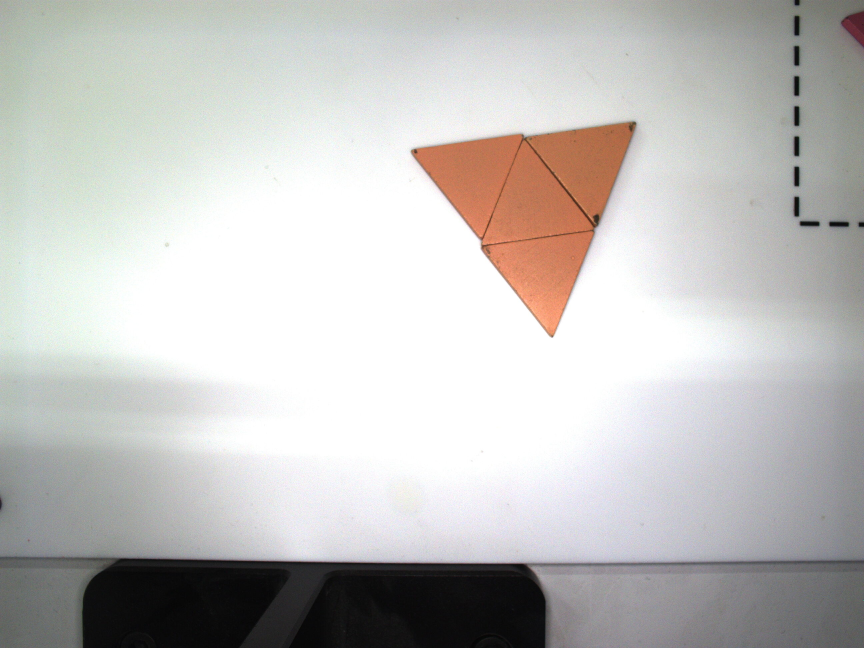
#> input picture pictures/spare parts/877.jpg, 2592 x 1944 px (shown at 1/3 size)
$ python try.py
#> lines starting #> are read from the running program, lines starting #| are printed output that depends on the picture; after the words box and inside, x2 and y2 are one past the last pixel; in counts of white or black regions, pixels touching at a corner belong together
import cv2 as cv
import numpy as np

# ==================== 可调参数 ====================
IMAGE_PATH = "../pictures/spare parts/877.jpg"
MIN_AREA_ABS = 500
KERNEL_OPEN = (3, 3)
KERNEL_CLOSE = (1, 1)
DIST_THRESH_RATIO = 0.12      # 距离变换前景阈值
SEPARATION_STRENGTH = 0.03    # 凸缺陷深度系数（越小越敏感）
MIN_MARKER_AREA = 20          # 分水岭标记最小面积
DEBUG_MODE = True
MAX_DISPLAY_WIDTH = 800

# ==================== 颜色阈值 ====================
color_types = {
    "绿色": ([35, 50, 50], [90, 255, 255]),
    "粉色": ([142, 111, 116], [175, 255, 255]),
    "浅橙色": ([0, 100, 145], [20, 167, 255]),
    "橙色": ([0, 165, 165], [30, 255, 255]),
}
draw_colors = {
    "绿色": (0, 255, 0),
    "粉色": (255, 0, 255),
    "浅橙色": (0, 165, 255),
    "橙色": (0, 128, 255),
}
color_name_en = {
    "绿色": "Green",
    "粉色": "Pink",
    "浅橙色": "LtOrange",
    "橙色": "Orange",
}
target_vertices = {
    "橙色": 6,
    "浅橙色": 3,
    "绿色": 4,
    "粉色": 4,
}
shape_names_en = {3: "Triangle", 4: "Quadrangle", 6: "Hexagon"}


# ==================== 工具函数 ====================
# [22 lines left out: function fit_polygon_exact, not called in this run]


def resize_to_display(img, max_width=800):
    h, w = img.shape[:2]
    if w <= max_width: return img
    return cv.resize(img, (max_width, int(h * (max_width / w))))


# [136 lines left out: functions smooth_contour, split_contour_by_convexity_multi, improved_watershed, not called in this run]


def erosion_watershed_separation(mask):
    """
    自适应腐蚀+分水岭分离：
    逐步加深腐蚀来断开零件间的薄连接，找到分离效果最好的腐蚀级别。
    处理边-边贴合（凸缺陷无法检测的粘连）。
    返回分离后的轮廓列表。
    """
    kernel = cv.getStructuringElement(cv.MORPH_ELLIPSE, (5, 5))
    best_contours = None
    best_count = 1

    for erode_iter in [1, 2, 3]:
        eroded = cv.erode(mask, kernel, iterations=erode_iter)
        num_labels, labels, stats, _ = cv.connectedComponentsWithStats(eroded)

        valid = [(i, stats[i, cv.CC_STAT_AREA]) for i in range(1, num_labels)
                 if stats[i, cv.CC_STAT_AREA] >= MIN_MARKER_AREA]

        if len(valid) <= 1:
            continue

        # 检测碎片化：最小组件面积 < 最大组件的15% → 腐蚀过度
        areas = [a for _, a in valid]
        if min(areas) < max(areas) * 0.15:
            break

        # 构建标记图像 —— 直接用腐蚀结果做种子（不膨胀，避免标记重新融合）
        sure_fg = np.zeros_like(mask, dtype=np.int32)
        for idx, (comp_id, _) in enumerate(valid):
            sure_fg[labels == comp_id] = idx + 1

        # 未知区域 = 原始mask - 标记区域
        unknown = cv.subtract(mask, np.uint8(sure_fg > 0) * 255)

        # 分水岭
        markers = sure_fg + 1  # 背景 = 1
        markers[unknown == 255] = 0
        cv.watershed(cv.cvtColor(mask, cv.COLOR_GRAY2BGR), markers)

        # 逐标签提取轮廓（避免分水岭边界断裂导致区域融合）
        contours = []
        for label in range(2, markers.max() + 1):
            region = np.uint8(markers == label) * 255
            cnts, _ = cv.findContours(region, cv.RETR_EXTERNAL, cv.CHAIN_APPROX_SIMPLE)
            for c in cnts:
                if cv.contourArea(c) >= MIN_MARKER_AREA:
                    contours.append(c)

        if len(contours) > best_count:
            best_count = len(contours)
            best_contours = contours

    return best_contours


def separate_touching_parts(mask, min_area, separation_strength=0.03):
    """
    两级分离策略：
    1. 腐蚀+分水岭：断开薄连接（处理边-边贴合）
    2. 凸缺陷切割：仅对明确凹形(solidity<0.88)的剩余大轮廓
    """
    # --- 第一级：腐蚀+分水岭（主分离策略）---
    ws_contours = erosion_watershed_separation(mask)

    if ws_contours is not None:
        contours = ws_contours
    else:
        # 腐蚀分水岭无法分离，回退到原始mask找轮廓
        contours, _ = cv.findContours(mask, cv.RETR_EXTERNAL, cv.CHAIN_APPROX_SIMPLE)

    # 估算典型单零件面积（用于第二级判断）
    areas = [cv.contourArea(c) for c in contours if cv.contourArea(c) >= min_area]
    median_area = np.median(areas) if len(areas) >= 3 else min_area * 2
    merge_threshold = max(median_area * 1.5, min_area * 3)

    all_contours = []
    for cnt in contours:
        area = cv.contourArea(cnt)
        if area < min_area:
            continue

        # 面积正常的直接保留
        if area <= merge_threshold:
            all_contours.append(cnt)
            continue

        # --- 第二级：凸缺陷切割（仅用于有粘连证据的大轮廓）---
        hull = cv.convexHull(cnt)
        hull_area = cv.contourArea(hull)
        solidity = area / hull_area if hull_area > 0 else 1.0

        # 统计深凹点用于区分真实粘连 vs 轮廓噪声
        x, y, w, h = cv.boundingRect(cnt)
        min_side = min(w, h)
        smoothed_chk = smooth_contour(cnt)
        hull_idx_chk = cv.convexHull(smoothed_chk, returnPoints=False)
        if len(hull_idx_chk) > 0:
            hull_idx_chk = np.sort(hull_idx_chk, axis=0)
        n_deep = 0
        if len(hull_idx_chk) >= 3:
            defects_chk = cv.convexityDefects(smoothed_chk, hull_idx_chk)
            if defects_chk is not None:
                for j in range(defects_chk.shape[0]):
                    _, _, _, d = defects_chk[j, 0]
                    if d / 256.0 > separation_strength * min_side:
                        n_deep += 1

        # 分离条件：
        # - solidity > 0.95: 几乎完美凸形 → 不拆分（防止单零件误拆）
        # - solidity < 0.88: 明确凹形 → 拆分
        # - solidity 0.88~0.95 + 2~4深凹点: 边-边贴合 → 拆分
        # - solidity > 0.92 + 5个以上凹点: 轮廓噪声 → 不拆分
        if solidity > 0.95:
            should_split = False
        elif solidity < 0.88:
            should_split = True
        elif 2 <= n_deep <= 4:
            should_split = True
        else:
            should_split = False
        if solidity > 0.92 and n_deep > 5:
            should_split = False

        if should_split:
            sub_cnts = split_contour_by_convexity_multi(cnt, separation_strength)
            if len(sub_cnts) > 1:
                sub_areas = [cv.contourArea(s) for s in sub_cnts if cv.contourArea(s) >= min_area]
                if len(sub_areas) >= 2:
                    ratio = min(sub_areas) / max(sub_areas)
                    if ratio < 0.2:
                        all_contours.append(cnt)
                        continue
                for sub in sub_cnts:
                    if cv.contourArea(sub) >= min_area:
                        all_contours.append(sub)
                continue

        all_contours.append(cnt)

    return all_contours


# ==================== 主程序 ====================
def main():
    img = cv.imread(IMAGE_PATH)
#> img is the input picture: shape (1944, 2592, 3); mean B, G, R 190.3, 192.5, 193.9
    if img is None:
        print(f"Error: 无法读取 {IMAGE_PATH}")
        return
    img = resize_to_display(img, MAX_DISPLAY_WIDTH)
#> in resize_to_display, `return cv.resize(img, (max_width, int(h * (max_width / w))))`:
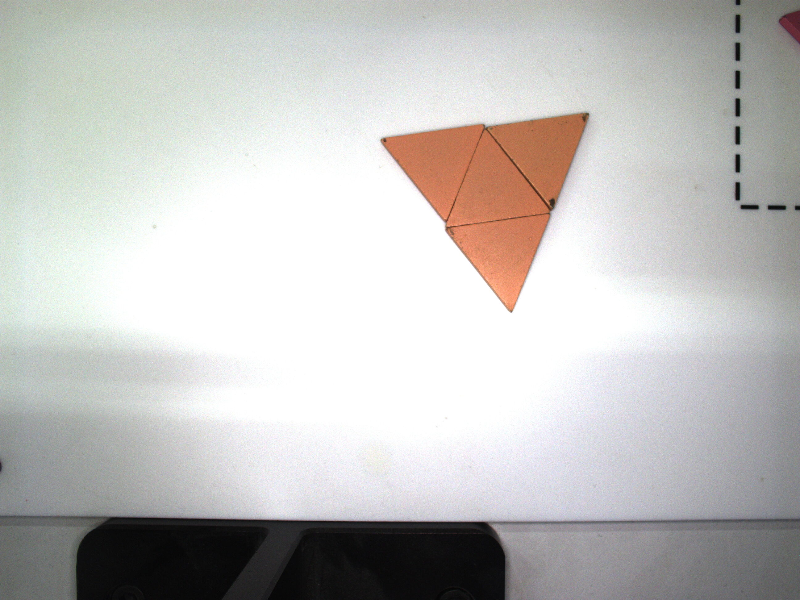
#> returned value: shape (600, 800, 3); mean of channels 0, 1, 2 190.2, 192.4, 193.8; drawn as B, G, R
    hsv_img = cv.cvtColor(img, cv.COLOR_BGR2HSV)
#> hsv_img: shape (600, 800, 3); mean H, S, V 63.6, 14.8, 197.7
    img_h, img_w = img.shape[:2]
#> img_h = 600; img_w = 800
    min_area = MIN_AREA_ABS * (img_w * img_h) / (800 * 600)
#> min_area = 500

    kernel_open = cv.getStructuringElement(cv.MORPH_RECT, KERNEL_OPEN)
    kernel_close = cv.getStructuringElement(cv.MORPH_RECT, KERNEL_CLOSE)

    result_img = img.copy()

    for name, (lower, upper) in color_types.items():
        # 1. 颜色掩膜提取 + 形态学清理
        mask = cv.inRange(hsv_img, np.array(lower), np.array(upper))
        mask = cv.morphologyEx(mask, cv.MORPH_CLOSE, kernel_close)
        mask = cv.morphologyEx(mask, cv.MORPH_OPEN, kernel_open)

        if DEBUG_MODE:
            cv.imshow(f"Mask - {name}", resize_to_display(mask, MAX_DISPLAY_WIDTH))
            cv.waitKey(1)

        # 2. 多策略分离粘连零件
        contours = separate_touching_parts(mask, min_area, SEPARATION_STRENGTH)

        if DEBUG_MODE:
            # 画出分离后的轮廓供调试
            sep_viz = np.zeros_like(mask)
            cv.drawContours(sep_viz, contours, -1, 255, -1)
            cv.imshow(f"Separated - {name}", resize_to_display(sep_viz, MAX_DISPLAY_WIDTH))
            cv.waitKey(1)

        # 3. 当前颜色对应的标签信息
        en_color = color_name_en.get(name, name)
        target_vert = target_vertices.get(name, 4)
        en_shape = shape_names_en.get(target_vert, f"{target_vert}gon")

        # 4. 遍历每个零件并标注
        for cnt in contours:
            x, y, w, h = cv.boundingRect(cnt)
            M = cv.moments(cnt)
            if M["m00"] != 0:
                cx = int(M["m10"] / M["m00"])
                cy = int(M["m01"] / M["m00"])
            else:
                cx, cy = x + w // 2, y + h // 2

            cv.circle(result_img, (cx, cy), 3, (0, 0, 0), -1)
            text = f"{en_color} {en_shape}"
            cv.putText(result_img, text, (cx + 6, cy - 6),
                       cv.FONT_HERSHEY_SIMPLEX, 0.5, (0, 0, 0), 1)
#> this loop made 4 passes
#> (median_area in separate_touching_parts, merge_threshold in separate_touching_parts) on passes 1, 2, 4: (1000, 1500), (1000, 1500), (1000, 1500)
#> (areas in separate_touching_parts, median_area in separate_touching_parts, merge_threshold in separate_touching_parts) on pass 3: ([4255.5, 4518.5, 4636, 4539.5], 4529, 6793.5)
#> pass 1, in main, `mask = cv.inRange(hsv_img, np.array(lower), np.array(upper))`:
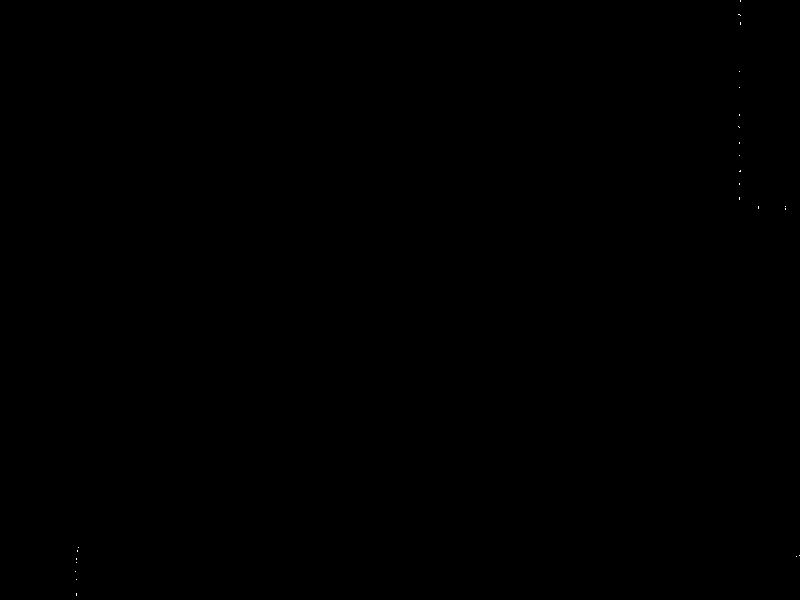
#> mask: shape (600, 800); 0.01% white in thin lines or dots
#> pass 3, in main, `mask = cv.inRange(hsv_img, np.array(lower), np.array(upper))`:
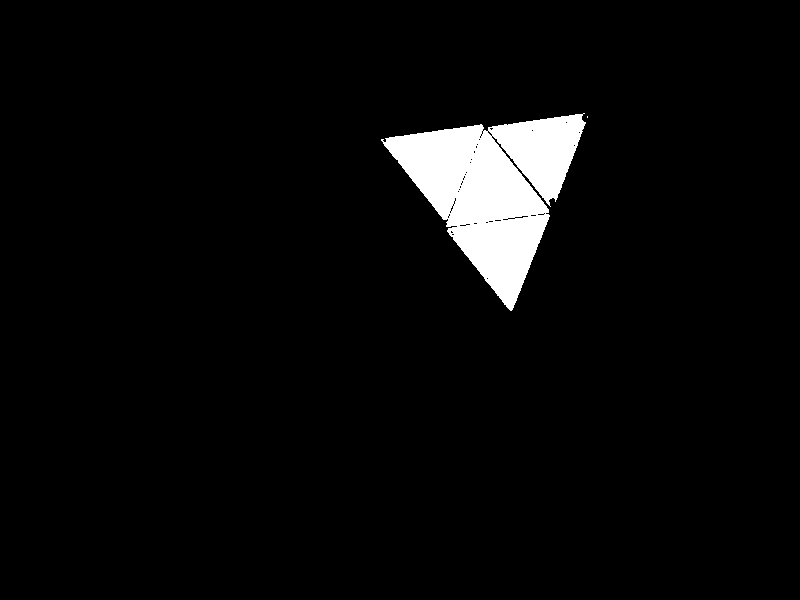
#> mask: shape (600, 800); 4.1% white; 2 white regions (1 under 20 px), largest, box (x1, y1, x2, y2) and area: (381, 113, 586, 311) 19638
#> after the loop:
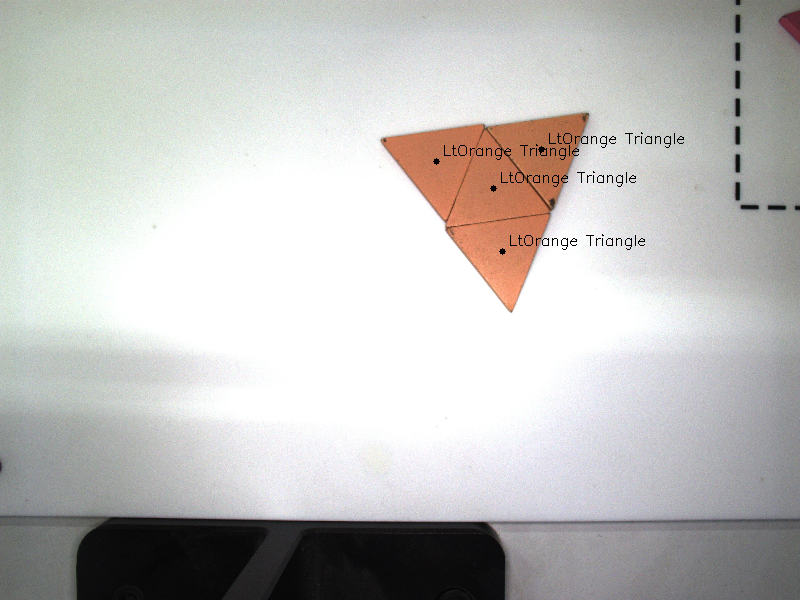
#> result_img: shape (600, 800, 3); 0.28% of pixels changed, all inside (x1, y1, x2, y2) = (433, 132, 684, 255)

    cv.imshow("Result", resize_to_display(result_img, MAX_DISPLAY_WIDTH))
    cv.waitKey(0)
    cv.destroyAllWindows()

if __name__ == "__main__":
    main()

$ run again, with pictures/spare parts/1055.jpg copied over pictures/spare parts/877.jpg
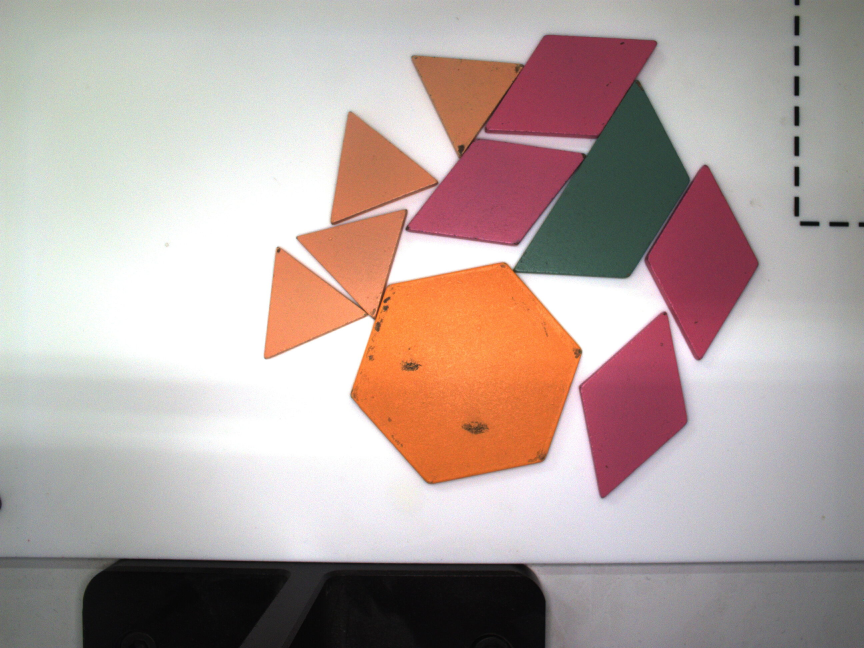
#> input picture pictures/spare parts/1055.jpg, 2592 x 1944 px (shown at 1/3 size)
#> in main, img is the input picture: shape (1944, 2592, 3); mean B, G, R 159.4, 163.8, 180.7
#> hsv_img: shape (600, 800, 3); mean H, S, V 77.4, 41.8, 184.3
#> the loop in main, `for name, (lower, upper) in color_types.items():` made 4 passes
#> (areas in separate_touching_parts, median_area in separate_touching_parts, merge_threshold in separate_touching_parts) on passes 1 to 4: ([14388], 1000, 1500), ([9566, 9494.5, 9381.5, 9296.5], 9438, 14157), ([4255, 4564.5, 4575.5, 4541.5], 4553, 6829.5), ([30357], 1000, 1500)
#> pass 1, in main, `mask = cv.inRange(hsv_img, np.array(lower), np.array(upper))`:
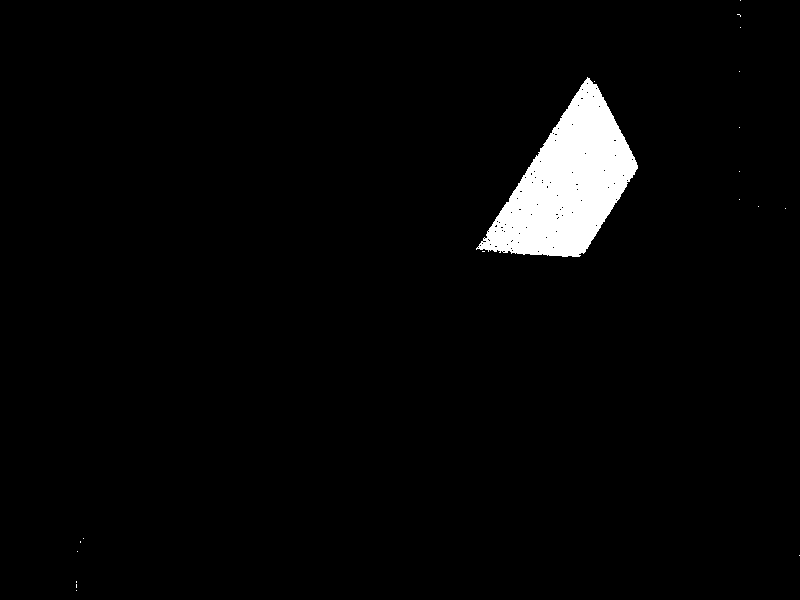
#> mask: shape (600, 800); 3.1% white; 19 white regions (18 under 20 px), largest, box (x1, y1, x2, y2) and area: (476, 77, 638, 257) 14636
#> after the loop in main, `for name, (lower, upper) in color_types.items():`:
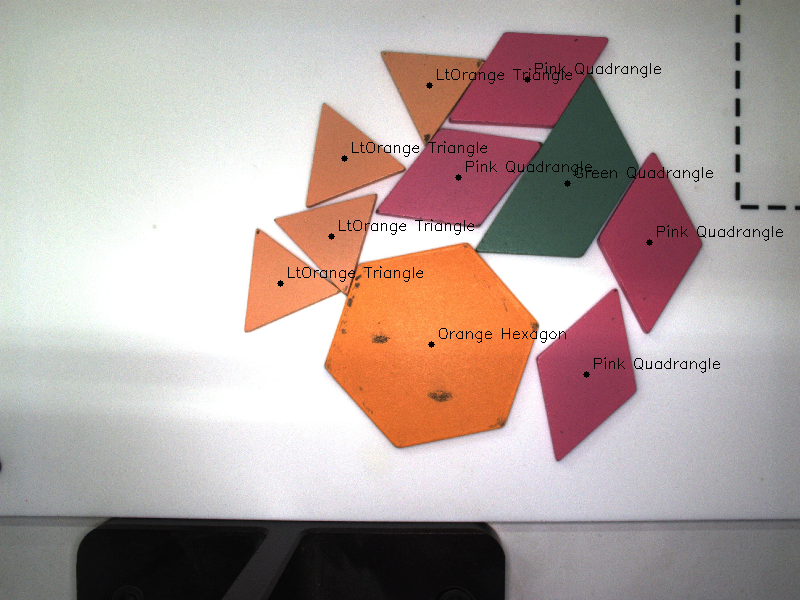
#> result_img: shape (600, 800, 3); mean B, G, R 158.5, 162.8, 179.4

$ run again, with pictures/spare parts/267.jpg copied over pictures/spare parts/877.jpg
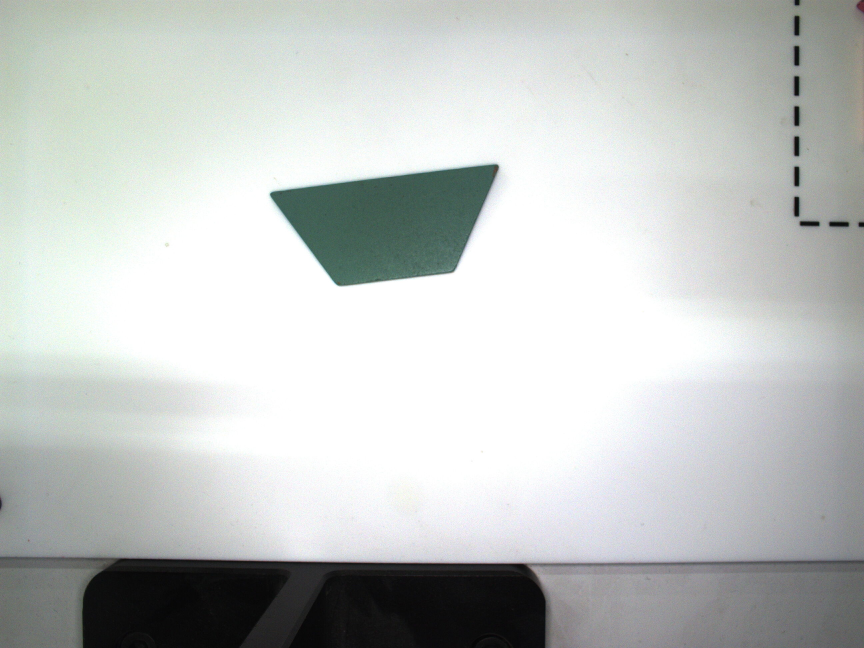
#> input picture pictures/spare parts/267.jpg, 2592 x 1944 px (shown at 1/3 size)
#> in main, img is the input picture: shape (1944, 2592, 3); mean B, G, R 195.7, 197.8, 193.9
#> hsv_img: shape (600, 800, 3); mean H, S, V 62.6, 11.2, 199.2
#> the loop in main, `for name, (lower, upper) in color_types.items():` made 4 passes
#> areas in separate_touching_parts on pass 1: [14904.5]
#> pass 1, in main, `mask = cv.inRange(hsv_img, np.array(lower), np.array(upper))`:
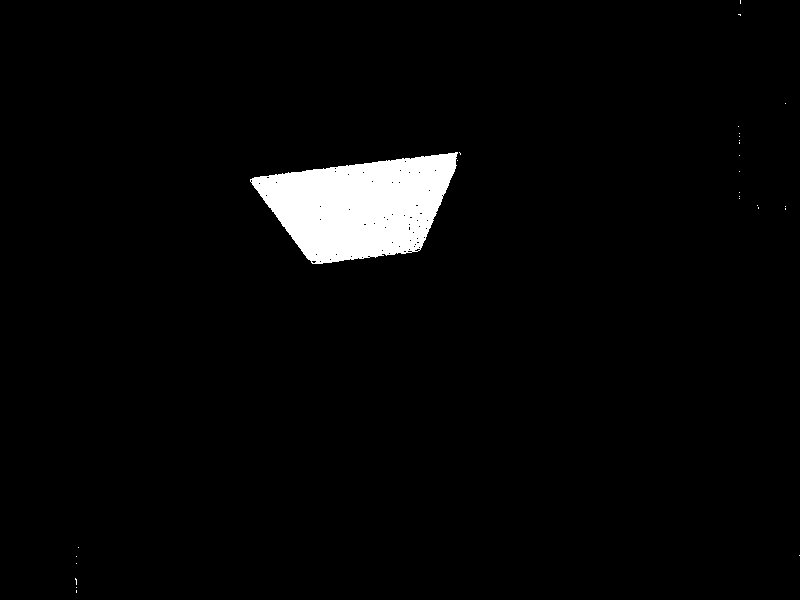
#> mask: shape (600, 800); 3.2% white; 27 white regions (26 under 20 px), largest, box (x1, y1, x2, y2) and area: (250, 152, 458, 264) 15194
#> after the loop in main, `for name, (lower, upper) in color_types.items():`:
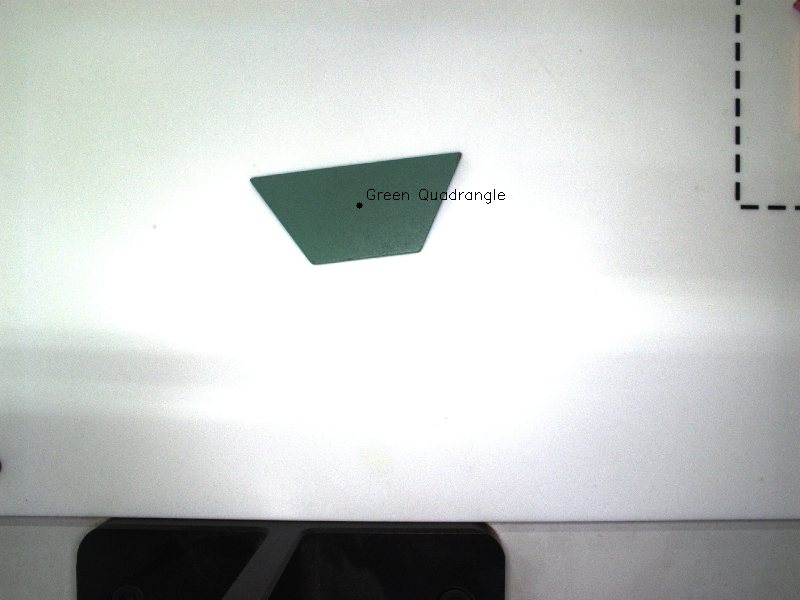
#> result_img: shape (600, 800, 3); mean B, G, R 195.5, 197.6, 193.7
